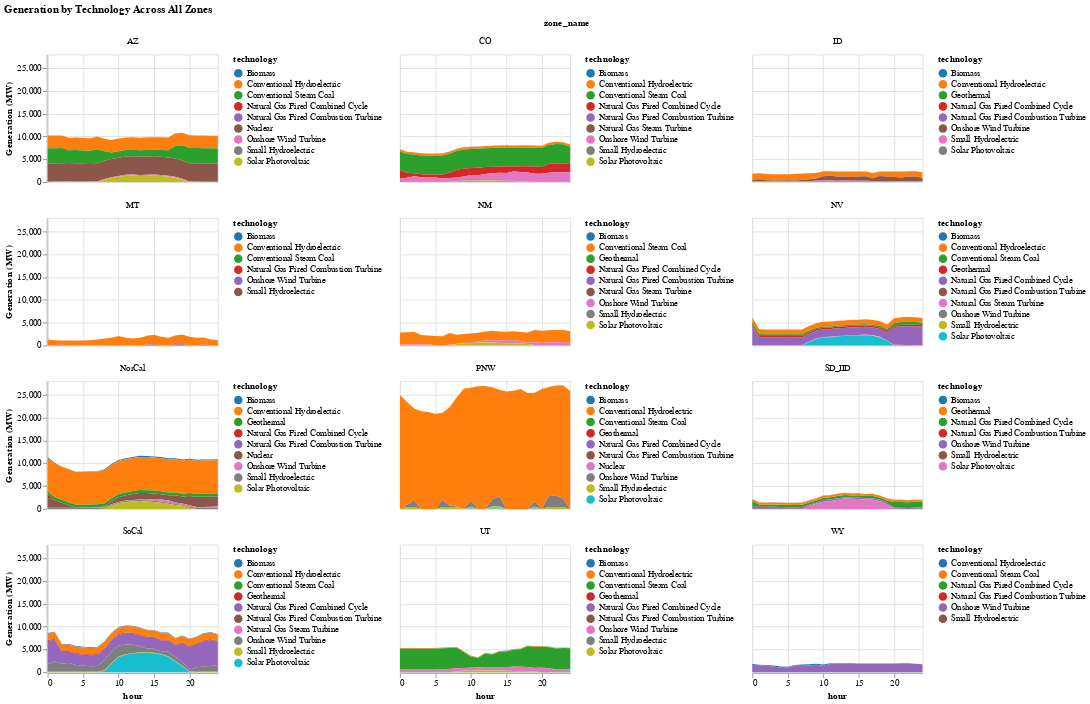

This figure's notebook cell:
### Code cell
# Plot generation by technology for each zone in a 4x3 grid

# Join generator zone info
sol_gen_zone = innerjoin(solution.gen, gen_df[:, [:r_id, :technology, :zone]], on = :r_id)

# Group by technology, zone, and hour, then sum generation
sol_gen_zone = combine(groupby(sol_gen_zone, [:technology, :zone, :hour]), :gen => sum => :gen_sum)

# Add zone names
sol_gen_zone = innerjoin(sol_gen_zone, DataFrame(zone = collect(keys(zone_dict)), zone_name = collect(values(zone_dict))), on = :zone)

# Rescale hours
sol_gen_zone.hour = sol_gen_zone.hour .- T_period[1]

# Create the grid plot with consistent colors
sol_gen_zone |>
@vlplot(
    columns = 3,
    facet = {field = "zone_name", type = "nominal"},
    spec = {
        mark = :area,
        width = 200,
        height = 150,
        encoding = {
            x = {field = :hour, type = "quantitative"},
            y = {field = :gen_sum, type = "quantitative", stack = :zero, title = "Generation (MW)"},
            color = {field = "technology", type = "nominal", scale = {scheme = "category10"}}
        }
    },
    title = "Generation by Technology Across All Zones",
    resolve = {scale = {color = "independent"}}
)

### Figure 1 — Vega specification as saved in the notebook (floating-point values rounded to 4 significant figures; data arrays with more than 128 entries replaced by an {"elided": "..."} marker saying what was removed)
{"$schema": "https://vega.github.io/schema/vega/v5.json", "background": "white", "data": [{"name": "source_0", "values": {"elided": "2550 records"}}, {"name": "data_0", "source": "source_0", "transform": [{"as": "hour", "expr": "toNumber(datum[\"hour\"])", "type": "formula"}, {"field": "gen_sum", "groupby": ["technology", "zone_name"], "key": "hour", "method": "value", "type": "impute", "value": 0}, {"as": ["gen_sum_start", "gen_sum_end"], "field": "gen_sum", "groupby": ["hour", "zone_name"], "offset": "zero", "sort": {"field": ["technology"], "order": ["descending"]}, "type": "stack"}]}, {"name": "facet_domain", "source": "data_0", "transform": [{"groupby": ["zone_name"], "type": "aggregate"}]}, {"name": "facet_domain_row", "transform": [{"start": 0, "stop": {"signal": "ceil(length(data(\"facet_domain\")) / 3)"}, "type": "sequence"}]}, {"name": "facet_domain_column", "transform": [{"start": 0, "stop": {"signal": "min(length(data(\"facet_domain\")), 3)"}, "type": "sequence"}]}], "layout": {"align": "all", "bounds": "full", "columns": 3, "padding": 20}, "marks": [{"name": "facet-title", "role": "column-title", "title": {"offset": 10, "style": "guide-title", "text": "zone_name"}, "type": "group"}, {"axes": [{"grid": false, "labelOverlap": true, "orient": "left", "scale": "y", "tickCount": {"signal": "ceil(child_height/40)"}, "title": "Generation (MW)", "zindex": 0}], "encode": {"update": {"height": {"signal": "child_height"}}}, "from": {"data": "facet_domain_row"}, "name": "row_header", "role": "row-header", "type": "group"}, {"axes": [{"grid": false, "labelFlush": true, "labelOverlap": true, "orient": "bottom", "scale": "x", "tickCount": {"signal": "ceil(child_width/40)"}, "title": "hour", "zindex": 0}], "encode": {"update": {"width": {"signal": "child_width"}}}, "from": {"data": "facet_domain_column"}, "name": "column_footer", "role": "column-footer", "type": "group"}, {"axes": [{"aria": false, "domain": false, "grid": true, "gridScale": "y", "labels": false, "maxExtent": 0, "minExtent": 0, "orient": "bottom", "scale": "x", "tickCount": {"signal": "ceil(child_width/40)"}, "ticks": false, "zindex": 0}, {"aria": false, "domain": false, "grid": true, "gridScale": "x", "labels": false, "maxExtent": 0, "minExtent": 0, "orient": "left", "scale": "y", "tickCount": {"signal": "ceil(child_height/40)"}, "ticks": false, "zindex": 0}], "encode": {"update": {"height": {"signal": "child_height"}, "width": {"signal": "child_width"}}}, "from": {"facet": {"data": "data_0", "groupby": ["zone_name"], "name": "facet"}}, "legends": [{"fill": "child_color", "symbolType": "circle", "title": "technology"}], "marks": [{"encode": {"update": {"height": {"field": {"group": "height"}}, "width": {"field": {"group": "width"}}}}, "from": {"facet": {"data": "facet", "groupby": ["technology"], "name": "faceted_path_child_main"}}, "marks": [{"encode": {"update": {"defined": {"signal": "isValid(datum[\"hour\"]) && isFinite(+datum[\"hour\"]) && isValid(datum[\"gen_sum\"]) && isFinite(+datum[\"gen_sum\"])"}, "description": {"signal": "\"hour: \" + (format(datum[\"hour\"], \"\")) + \"; Generation (MW): \" + (format(datum[\"gen_sum\"], \"\")) + \"; technology: \" + (isValid(datum[\"technology\"]) ? datum[\"technology\"] : \"\"+datum[\"technology\"])"}, "fill": {"field": "technology", "scale": "child_color"}, "orient": {"value": "vertical"}, "x": {"field": "hour", "scale": "x"}, "y": {"field": "gen_sum_end", "scale": "y"}, "y2": {"field": "gen_sum_start", "scale": "y"}}}, "from": {"data": "faceted_path_child_main"}, "name": "child_marks", "sort": {"field": "datum[\"hour\"]"}, "style": ["area"], "type": "area"}], "name": "child_pathgroup", "type": "group"}], "name": "cell", "scales": [{"domain": {"data": "facet", "field": "technology", "sort": true}, "name": "child_color", "range": {"scheme": "category10"}, "type": "ordinal"}], "sort": {"field": ["datum[\"zone_name\"]"], "order": ["ascending"]}, "style": "cell", "title": {"frame": "group", "offset": 10, "style": "guide-label", "text": {"signal": "isValid(parent[\"zone_name\"]) ? parent[\"zone_name\"] : \"\"+parent[\"zone_name\"]"}}, "type": "group"}], "padding": 5, "scales": [{"domain": {"data": "data_0", "field": "hour"}, "name": "x", "nice": true, "range": [0, {"signal": "child_width"}], "type": "linear", "zero": false}, {"domain": {"data": "data_0", "fields": ["gen_sum_start", "gen_sum_end"]}, "name": "y", "nice": true, "range": [{"signal": "child_height"}, 0], "type": "linear", "zero": true}], "signals": [{"name": "child_width", "value": 200}, {"name": "child_height", "value": 150}], "title": {"anchor": "start", "text": "Generation by Technology Across All Zones"}}
